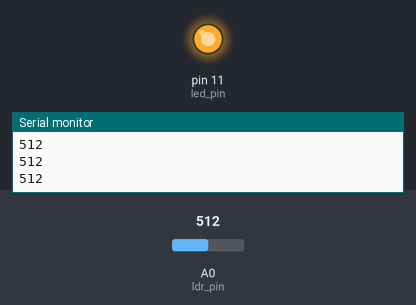
Recording of a sketch running on a simulated Arduino Uno, built with avr-gcc and run on an emulated ATmega328P. Shown: output pins drawn as LEDs (lit = HIGH), the last lines printed to the serial monitor. Inputs (shaded band) come from the test bench; at power-on: A0 (ldr_pin) = 512.

Above: at 1.2 s.
1.3 s: A0 (ldr_pin) set to 486
At 2.5 s:
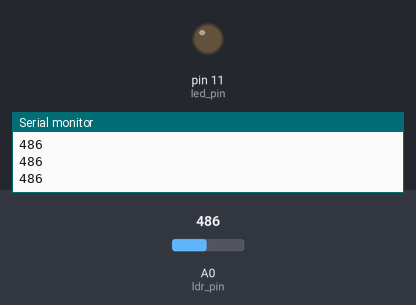
2.8 s: A0 (ldr_pin) set to 510
At 3.8 s:
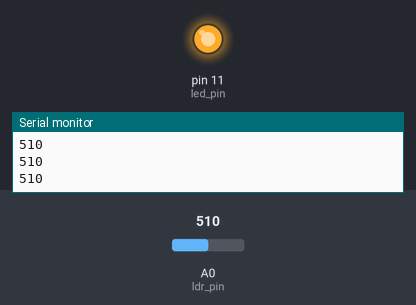
4.3 s: A0 (ldr_pin) set to 490
At 4.7 s:
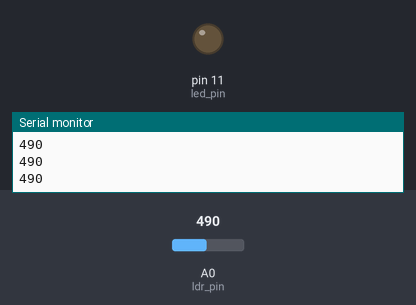
Timing chart, 0 to 7.3 s (numbered marks = the images above; inputs shaded):
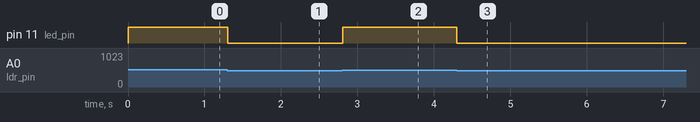

The sketch:

Aula_2_LDR.ino
```cpp
int ldr_pin = A0;
int led_pin = 11;

void setup() {
  Serial.begin (9600);
  pinMode (led_pin, OUTPUT); // Definindo pino digital para o LED
  pinMode (ldr_pin, INPUT); // Definindo pino analógico para sensor LDR (Luminosidade)

  digitalWrite(led_pin, LOW);
}

void loop() {
 int luminosidade = analogRead (ldr_pin); // Capturando valor da luminosidade (0-1023)
  Serial.println(luminosidade); // Exibindo no monitor Serial valor
 if (luminosidade > 500){ // Condição para ligar LED de acordo com a luminosidade
  digitalWrite (led_pin, HIGH);
 }
 else{
  digitalWrite (led_pin, LOW);
 }
delay (10);
}
```

Measured:
- the behaviour switches between 501 and 500 on A0 (ldr_pin) (found by bisection; images 0 and 1)
- after the input at 1.3 s, pin 11 (led_pin): HIGH → LOW at once
- after the input at 2.8 s, pin 11 (led_pin): LOW → HIGH at once
- after the input at 4.3 s, pin 11 (led_pin): HIGH → LOW at once
